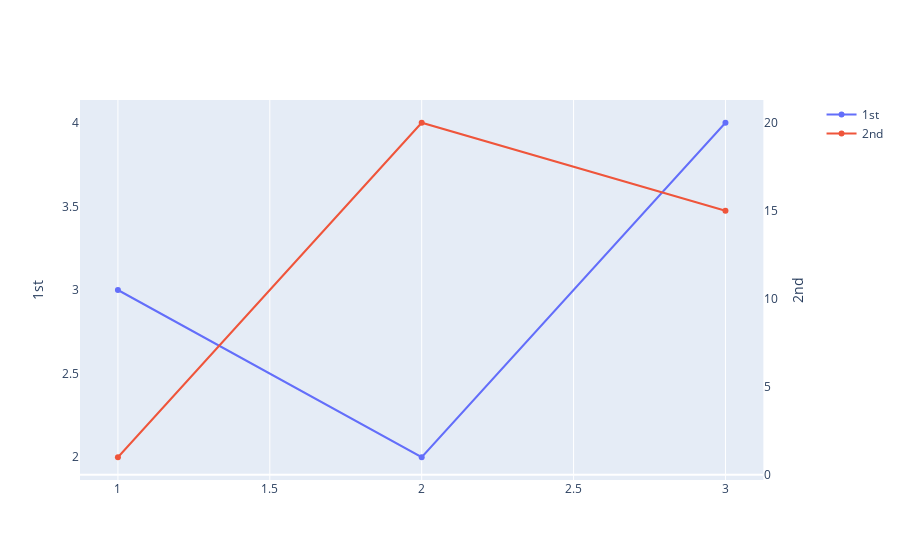

The notebook cell this image was saved under:
### Markdown cell above
Y 軸または X 軸に 2 軸目を表示する (secondary_y, secondary_x)

- (1)make_subplots 関数の引数 specs の要素に {"secondary_y": True} を渡す
- (2)figure の add_trace メソッドの引数 secondary_y に True を渡す
- (3)figure の update_yaxes メソッドの引数 secondary_y に True を渡す

### Code cell
# Y 軸に 2 軸目が存在するサブプロット

two_yaxis_fig = make_subplots(specs=[[dict(secondary_y=True)]])

two_yaxis_fig.add_trace(
    go.Scatter(x=[1, 2, 3], y=[3, 2, 4], name="1st")
)
two_yaxis_fig.add_trace(
    go.Scatter(x=[1, 2, 3], y=[1, 20, 15], name="2nd"),
    secondary_y=True,
)

two_yaxis_fig.update_yaxes(
    title=dict(text="1st"),
    showgrid=False,
)
two_yaxis_fig.update_yaxes(
    title=dict(text="2nd"),
    showgrid=False,
    secondary_y=True,
)

two_yaxis_fig.show()

### Figure 1 — Plotly figure (JSON) as saved in the notebook; plotly's stock layout.template omitted (floating-point values rounded to 4 significant figures)
{"data": [{"name": "1st", "type": "scatter", "x": [1, 2, 3], "y": [3, 2, 4]}, {"name": "2nd", "type": "scatter", "x": [1, 2, 3], "xaxis": "x", "y": [1, 20, 15], "yaxis": "y2"}], "layout": {"xaxis": {"anchor": "y", "domain": [0, 0.94]}, "yaxis": {"anchor": "x", "domain": [0, 1], "showgrid": false, "title": {"text": "1st"}}, "yaxis2": {"anchor": "x", "overlaying": "y", "showgrid": false, "side": "right", "title": {"text": "2nd"}}}}
